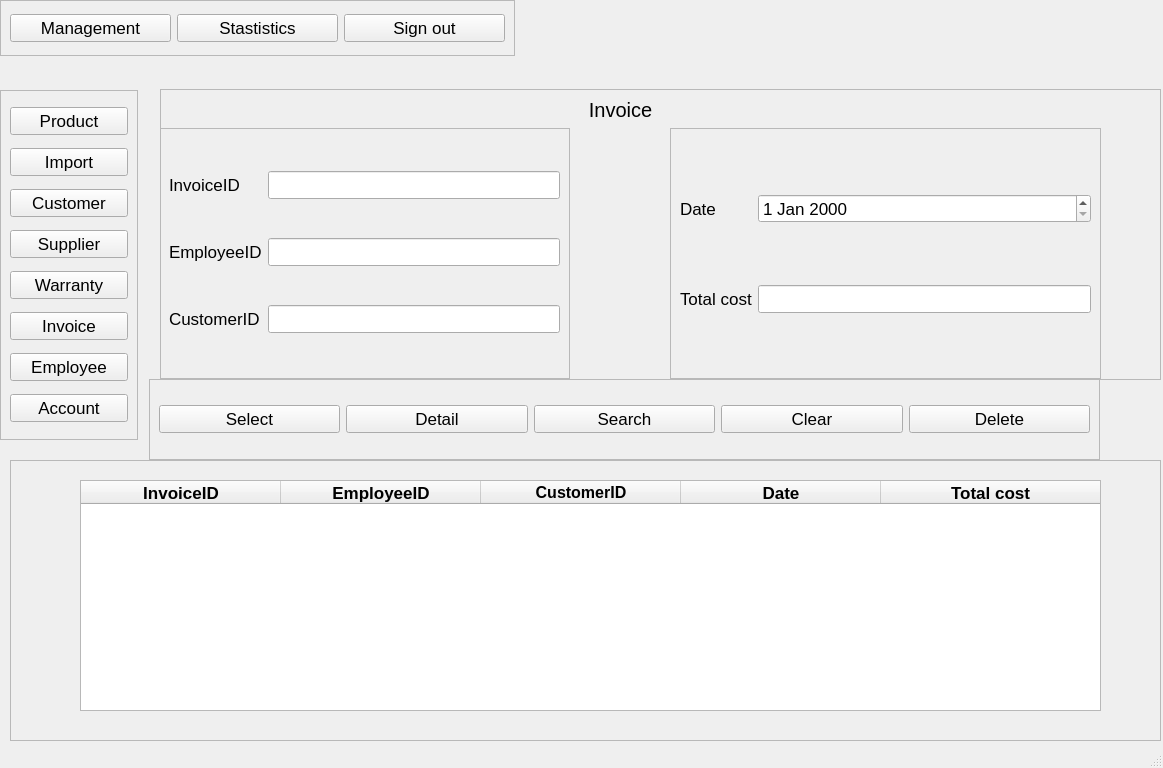
<?xml version="1.0" encoding="UTF-8"?>
<ui version="4.0">
 <class>InvoiceAdmin</class>
 <widget class="QMainWindow" name="InvoiceAdmin">
  <property name="geometry">
   <rect>
    <x>0</x>
    <y>0</y>
    <width>1163</width>
    <height>768</height>
   </rect>
  </property>
  <property name="font">
   <font>
    <pointsize>13</pointsize>
   </font>
  </property>
  <property name="windowTitle">
   <string>MainWindow</string>
  </property>
  <widget class="QWidget" name="centralwidget">
   <widget class="QFrame" name="frame">
    <property name="geometry">
     <rect>
      <x>10</x>
      <y>460</y>
      <width>1151</width>
      <height>281</height>
     </rect>
    </property>
    <property name="frameShape">
     <enum>QFrame::StyledPanel</enum>
    </property>
    <property name="frameShadow">
     <enum>QFrame::Raised</enum>
    </property>
    <widget class="QTableWidget" name="table">
     <property name="geometry">
      <rect>
       <x>70</x>
       <y>20</y>
       <width>1021</width>
       <height>231</height>
      </rect>
     </property>
     <property name="focusPolicy">
      <enum>Qt::NoFocus</enum>
     </property>
     <property name="showGrid">
      <bool>false</bool>
     </property>
     <attribute name="horizontalHeaderMinimumSectionSize">
      <number>50</number>
     </attribute>
     <attribute name="horizontalHeaderDefaultSectionSize">
      <number>200</number>
     </attribute>
     <attribute name="horizontalHeaderStretchLastSection">
      <bool>true</bool>
     </attribute>
     <attribute name="verticalHeaderVisible">
      <bool>false</bool>
     </attribute>
     <attribute name="verticalHeaderDefaultSectionSize">
      <number>35</number>
     </attribute>
     <column>
      <property name="text">
       <string>InvoiceID</string>
      </property>
      <property name="font">
       <font>
        <weight>75</weight>
        <bold>true</bold>
       </font>
      </property>
      <property name="textAlignment">
       <set>AlignCenter</set>
      </property>
     </column>
     <column>
      <property name="text">
       <string>EmployeeID</string>
      </property>
      <property name="font">
       <font>
        <weight>75</weight>
        <bold>true</bold>
       </font>
      </property>
      <property name="textAlignment">
       <set>AlignCenter</set>
      </property>
     </column>
     <column>
      <property name="text">
       <string>CustomerID</string>
      </property>
      <property name="font">
       <font>
        <pointsize>12</pointsize>
        <weight>75</weight>
        <bold>true</bold>
       </font>
      </property>
      <property name="textAlignment">
       <set>AlignCenter</set>
      </property>
     </column>
     <column>
      <property name="text">
       <string>Date</string>
      </property>
      <property name="font">
       <font>
        <weight>75</weight>
        <bold>true</bold>
       </font>
      </property>
      <property name="textAlignment">
       <set>AlignCenter</set>
      </property>
     </column>
     <column>
      <property name="text">
       <string>Total cost</string>
      </property>
      <property name="font">
       <font>
        <weight>75</weight>
        <bold>true</bold>
       </font>
      </property>
      <property name="textAlignment">
       <set>AlignCenter</set>
      </property>
     </column>
    </widget>
   </widget>
   <widget class="QFrame" name="frame_2">
    <property name="geometry">
     <rect>
      <x>160</x>
      <y>89</y>
      <width>1001</width>
      <height>291</height>
     </rect>
    </property>
    <property name="frameShape">
     <enum>QFrame::StyledPanel</enum>
    </property>
    <property name="frameShadow">
     <enum>QFrame::Raised</enum>
    </property>
    <widget class="QLabel" name="label">
     <property name="geometry">
      <rect>
       <x>410</x>
       <y>0</y>
       <width>101</width>
       <height>41</height>
      </rect>
     </property>
     <property name="font">
      <font>
       <pointsize>15</pointsize>
      </font>
     </property>
     <property name="text">
      <string>Invoice</string>
     </property>
     <property name="alignment">
      <set>Qt::AlignCenter</set>
     </property>
    </widget>
    <widget class="QFrame" name="frame_6">
     <property name="geometry">
      <rect>
       <x>-1</x>
       <y>39</y>
       <width>411</width>
       <height>251</height>
      </rect>
     </property>
     <property name="frameShape">
      <enum>QFrame::StyledPanel</enum>
     </property>
     <property name="frameShadow">
      <enum>QFrame::Raised</enum>
     </property>
     <layout class="QGridLayout" name="gridLayout">
      <item row="0" column="1">
       <widget class="QLineEdit" name="invoiceID"/>
      </item>
      <item row="1" column="0">
       <widget class="QLabel" name="label_3">
        <property name="text">
         <string>EmployeeID</string>
        </property>
       </widget>
      </item>
      <item row="1" column="1">
       <widget class="QLineEdit" name="employeeID"/>
      </item>
      <item row="0" column="0">
       <widget class="QLabel" name="label_2">
        <property name="text">
         <string>InvoiceID</string>
        </property>
       </widget>
      </item>
      <item row="2" column="0">
       <widget class="QLabel" name="label_6">
        <property name="text">
         <string>CustomerID</string>
        </property>
       </widget>
      </item>
      <item row="2" column="1">
       <widget class="QLineEdit" name="customerID"/>
      </item>
     </layout>
    </widget>
    <widget class="QFrame" name="frame_7">
     <property name="geometry">
      <rect>
       <x>510</x>
       <y>39</y>
       <width>431</width>
       <height>251</height>
      </rect>
     </property>
     <property name="frameShape">
      <enum>QFrame::StyledPanel</enum>
     </property>
     <property name="frameShadow">
      <enum>QFrame::Raised</enum>
     </property>
     <layout class="QGridLayout" name="gridLayout_2">
      <item row="1" column="1">
       <widget class="QLineEdit" name="totalCost"/>
      </item>
      <item row="0" column="0">
       <widget class="QLabel" name="label_5">
        <property name="text">
         <string>Date</string>
        </property>
       </widget>
      </item>
      <item row="1" column="0">
       <widget class="QLabel" name="label_4">
        <property name="text">
         <string>Total cost</string>
        </property>
       </widget>
      </item>
      <item row="0" column="1">
       <widget class="QDateEdit" name="date"/>
      </item>
     </layout>
    </widget>
   </widget>
   <widget class="QFrame" name="frame_3">
    <property name="geometry">
     <rect>
      <x>0</x>
      <y>0</y>
      <width>515</width>
      <height>56</height>
     </rect>
    </property>
    <property name="layoutDirection">
     <enum>Qt::LeftToRight</enum>
    </property>
    <property name="frameShape">
     <enum>QFrame::StyledPanel</enum>
    </property>
    <property name="frameShadow">
     <enum>QFrame::Raised</enum>
    </property>
    <layout class="QHBoxLayout" name="horizontalLayout">
     <item>
      <widget class="QPushButton" name="management">
       <property name="text">
        <string>Management</string>
       </property>
      </widget>
     </item>
     <item>
      <widget class="QPushButton" name="statistic">
       <property name="text">
        <string>Stastistics</string>
       </property>
      </widget>
     </item>
     <item>
      <widget class="QPushButton" name="signOut">
       <property name="text">
        <string>Sign out</string>
       </property>
      </widget>
     </item>
    </layout>
   </widget>
   <widget class="QFrame" name="frame_4">
    <property name="geometry">
     <rect>
      <x>149</x>
      <y>379</y>
      <width>951</width>
      <height>81</height>
     </rect>
    </property>
    <property name="frameShape">
     <enum>QFrame::StyledPanel</enum>
    </property>
    <property name="frameShadow">
     <enum>QFrame::Raised</enum>
    </property>
    <layout class="QHBoxLayout" name="horizontalLayout_2">
     <item>
      <widget class="QPushButton" name="select">
       <property name="text">
        <string>Select</string>
       </property>
      </widget>
     </item>
     <item>
      <widget class="QPushButton" name="detail">
       <property name="text">
        <string>Detail</string>
       </property>
      </widget>
     </item>
     <item>
      <widget class="QPushButton" name="search">
       <property name="text">
        <string>Search</string>
       </property>
      </widget>
     </item>
     <item>
      <widget class="QPushButton" name="clear">
       <property name="text">
        <string>Clear</string>
       </property>
      </widget>
     </item>
     <item>
      <widget class="QPushButton" name="delete_2">
       <property name="text">
        <string>Delete</string>
       </property>
      </widget>
     </item>
    </layout>
   </widget>
   <widget class="QFrame" name="frame_5">
    <property name="geometry">
     <rect>
      <x>0</x>
      <y>90</y>
      <width>138</width>
      <height>350</height>
     </rect>
    </property>
    <property name="frameShape">
     <enum>QFrame::StyledPanel</enum>
    </property>
    <property name="frameShadow">
     <enum>QFrame::Raised</enum>
    </property>
    <layout class="QVBoxLayout" name="verticalLayout">
     <item>
      <widget class="QPushButton" name="product">
       <property name="text">
        <string>Product</string>
       </property>
      </widget>
     </item>
     <item>
      <widget class="QPushButton" name="import_2">
       <property name="text">
        <string>Import</string>
       </property>
      </widget>
     </item>
     <item>
      <widget class="QPushButton" name="customer">
       <property name="text">
        <string>Customer</string>
       </property>
      </widget>
     </item>
     <item>
      <widget class="QPushButton" name="supplier">
       <property name="text">
        <string>Supplier</string>
       </property>
      </widget>
     </item>
     <item>
      <widget class="QPushButton" name="warranty">
       <property name="text">
        <string>Warranty</string>
       </property>
      </widget>
     </item>
     <item>
      <widget class="QPushButton" name="invoice">
       <property name="text">
        <string>Invoice</string>
       </property>
      </widget>
     </item>
     <item>
      <widget class="QPushButton" name="employee">
       <property name="text">
        <string>Employee</string>
       </property>
      </widget>
     </item>
     <item>
      <widget class="QPushButton" name="account">
       <property name="text">
        <string>Account</string>
       </property>
      </widget>
     </item>
    </layout>
   </widget>
  </widget>
  <widget class="QMenuBar" name="menubar">
   <property name="geometry">
    <rect>
     <x>0</x>
     <y>0</y>
     <width>1163</width>
     <height>26</height>
    </rect>
   </property>
  </widget>
  <widget class="QStatusBar" name="statusbar"/>
 </widget>
 <resources/>
 <connections/>
</ui>
